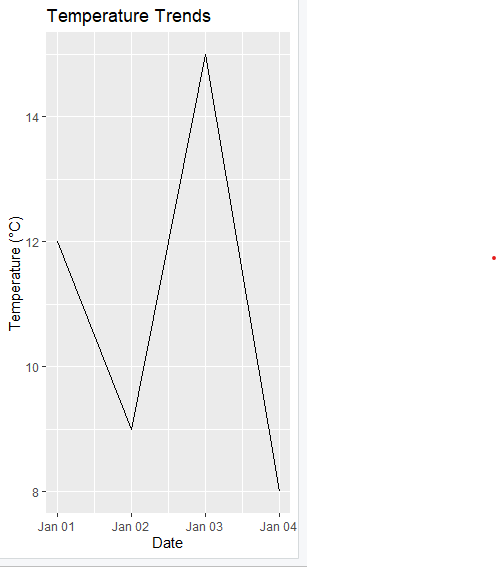

Source code (R):
library(ggplot2)
date<-c("2023-01-01","2023-01-02","2023-01-03","2023-01-04")
temp<-c(12,9,15,8)
precip<-c(0.5,2.0,0.0,5.0)
avg_temp<-mean(temp)
avg_temp
total<-sum(precip)
total
high_temp<-max(temp)
high<-date[which(temp==high_temp)]
high
days<-length(precip[precip>1])
days
data <- data.frame(Date = as.Date(date), Temperature = temp)
line_chart <- ggplot(data, aes(x = Date, y = Temperature)) +
  geom_line() +
  labs(title = "Temperature Trends", x = "Date", y = "Temperature (°C)")
print(line_chart)
